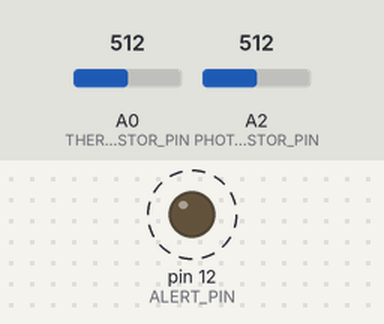
The sketch below on a simulated Arduino Uno, built with avr-gcc and run on an emulated ATmega328P. On the bench: output pins drawn as LEDs (lit = HIGH). Dashed ring = blinking. The inputs (shaded band) are chosen by the test bench; at power-on: A2 (PHOTORESISTOR_PIN) = 512, A0 (THERMISTOR_PIN) = 512.

Above: at 0.9 s.
1.6 s: A2 (PHOTORESISTOR_PIN) set to 230
5.0 s: A2 (PHOTORESISTOR_PIN) set to 210
At 5.4 s:
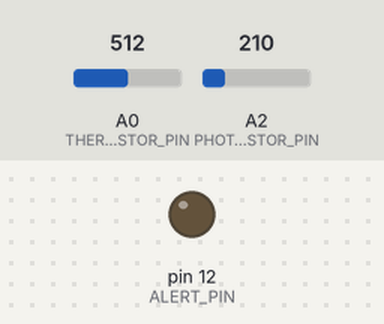
6.5 s: A2 (PHOTORESISTOR_PIN) set to 306
At 9.8 s:
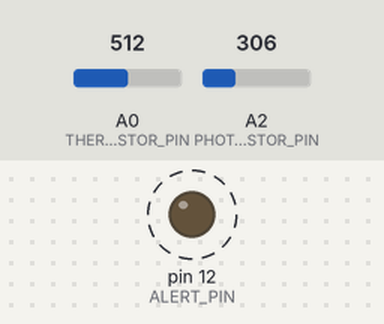
9.9 s: A2 (PHOTORESISTOR_PIN) set to 122
At 10.5 s:
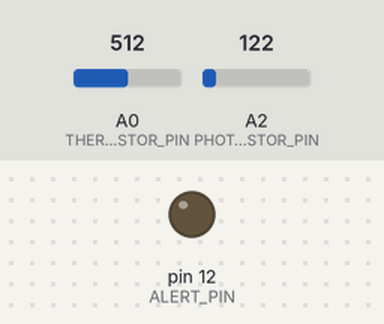
Timing chart, 0 to 12.4 s (numbered marks = the images above; inputs shaded):
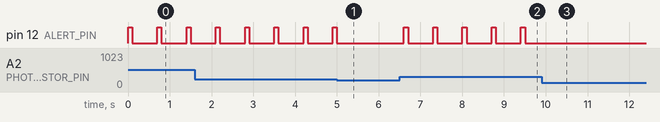

The sketch:

main.ino
```cpp
//Pin Definitions
#define THERMISTOR_PIN A0
#define PHOTORESISTOR_PIN A2
#define ALERT_PIN 12   // Shared pin for LED and buzzer

//Threshold Values
const int TEMP_THRESHOLD = 50;     //in Celsius
const int LIGHT_THRESHOLD = 220;   //brightness level

//Function Prototypes
float readTemperature();
int readBrightness();

void setup() {
  pinMode(ALERT_PIN, OUTPUT);
  pinMode(THERMISTOR_PIN, INPUT);
  pinMode(PHOTORESISTOR_PIN, INPUT);
}

void loop() {
  float temperature = readTemperature();
  int brightness = readBrightness();

  //Fire detection condition
  if (temperature >= TEMP_THRESHOLD && brightness >= LIGHT_THRESHOLD) {
    // Fast blinking LED and buzzer
    digitalWrite(ALERT_PIN, HIGH);
    delay(100);
    digitalWrite(ALERT_PIN, LOW);
    delay(100);
  } else {
    digitalWrite(ALERT_PIN, LOW);
  }

  delay(500); //Delay before next check
}

//Function to read temperature from thermistor ---
float readTemperature() {
  int sensorValue = analogRead(THERMISTOR_PIN);
  float voltage = sensorValue * (5.0 / 1023.0);
  float temperatureC = voltage * 100.0;
  return temperatureC;
}

//Function to read brightness from photoresistor
int readBrightness() {
  int sensorValue = analogRead(PHOTORESISTOR_PIN);
  return sensorValue;
}
```

Measured:
- the behaviour switches between 220 and 219 on A2 (PHOTORESISTOR_PIN) (found by bisection; images 0 and 1)
- after the input at 5.0 s, pin 12 (ALERT_PIN): goes on until 5.0 s, then stays LOW
- after the input at 6.5 s, pin 12 (ALERT_PIN): alternates HIGH for 0.10 s and LOW for 0.60 s, starting after 0.10 s
- after the input at 9.9 s, pin 12 (ALERT_PIN): stops changing and stays LOW
- by itself, pin 12 (ALERT_PIN): alternates HIGH for 0.10 s and LOW for 0.60 s
